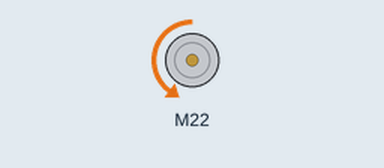
Simulated run of this sketch. Board: Arduino Mega 2560, built with avr-gcc and run on an emulated ATmega2560. On the bench: DC motor (green arrow = forward, orange = backward, longer = faster). What the sketch prints to the serial monitor is not drawn.

Above: at 1.1 s.
At 6.1 s:
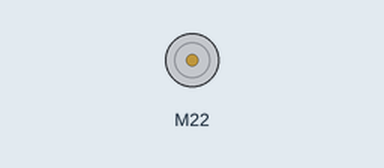
Timing chart, 0 to 7.6 s (numbered marks = the images above):
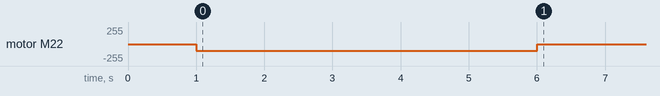

The sketch:

test_closeGripperToFSR.ino
```cpp
#include <MeMegaPi.h>


/****************************** Global Variables ******************************/

MePort portSet(PORT_5);
MeMegaPiDCMotor motorG(PORT4B);

int fsrAnalogPin = A9;  // FSR is connected to analog 0
int fsrReading = 0;     // the analog reading from the FSR resistor divider

float gripperSpeed = 100;


/*********************************** Setup ************************************/

void setup() {
    Serial.begin(9600);
    close_gripper(gripperSpeed);
}

void close_gripper(float spd){
    while (fsrReading < 100) {
        fsrReading = analogRead(fsrAnalogPin);
        motorG.run(spd);
        Serial.println(fsrReading);
    }

    motorG.run(0);
    delay(1000);

    /* run the motors for a predetermined amount of time */
    motorG.run(-spd);
    delay(5000);

    motorG.run(0);
}


/************************************ Loop ************************************/

void loop() {

}
```

Measured:
- by itself, motor M22: stopped → backward 100/255 at 1.0 s, → stopped 5.0 s later
